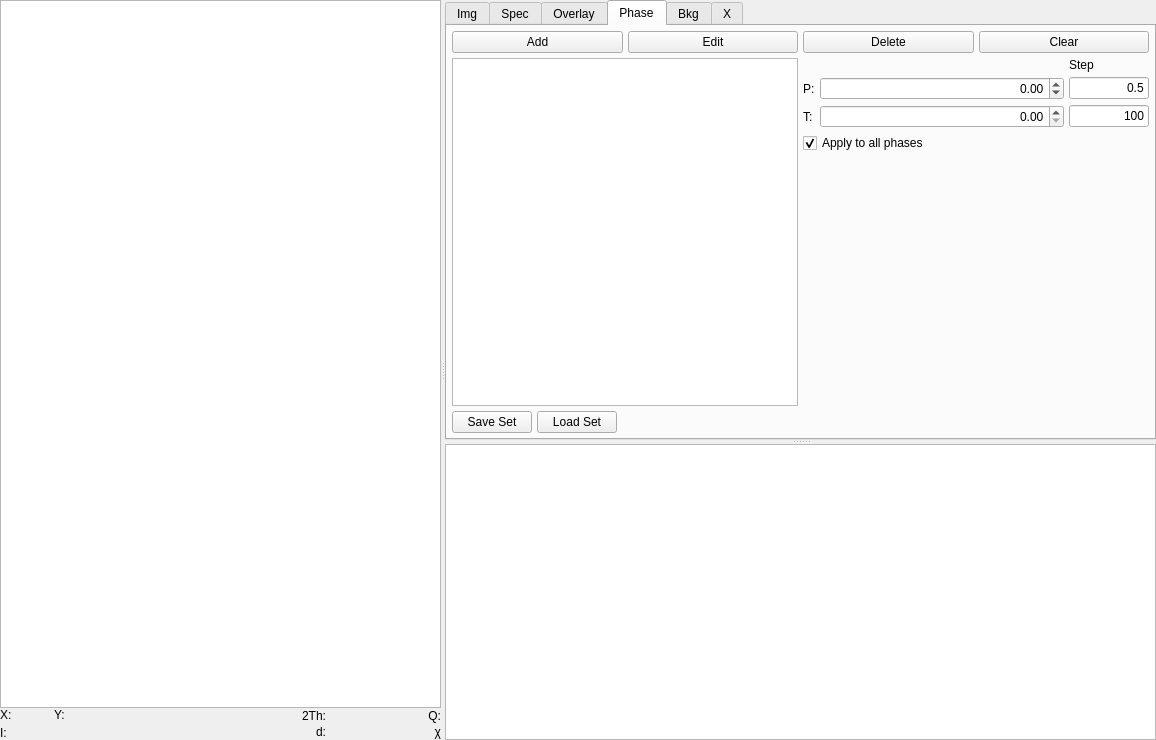
<?xml version="1.0" encoding="UTF-8"?>
<ui version="4.0">
 <class>xrs_integration_widget</class>
 <widget class="QWidget" name="xrs_integration_widget">
  <property name="geometry">
   <rect>
    <x>0</x>
    <y>0</y>
    <width>1156</width>
    <height>740</height>
   </rect>
  </property>
  <property name="windowTitle">
   <string>Form</string>
  </property>
  <layout class="QVBoxLayout" name="verticalLayout_9">
   <property name="spacing">
    <number>0</number>
   </property>
   <property name="margin">
    <number>0</number>
   </property>
   <item>
    <widget class="QSplitter" name="horizontal_splitter">
     <property name="orientation">
      <enum>Qt::Horizontal</enum>
     </property>
     <widget class="QWidget" name="layoutWidget">
      <layout class="QVBoxLayout" name="verticalLayout_3">
       <property name="spacing">
        <number>0</number>
       </property>
       <item>
        <widget class="GraphicsLayoutWidget" name="img_pg_layout">
         <property name="sizePolicy">
          <sizepolicy hsizetype="Expanding" vsizetype="Expanding">
           <horstretch>0</horstretch>
           <verstretch>0</verstretch>
          </sizepolicy>
         </property>
         <property name="minimumSize">
          <size>
           <width>200</width>
           <height>0</height>
          </size>
         </property>
         <property name="baseSize">
          <size>
           <width>300</width>
           <height>0</height>
          </size>
         </property>
         <property name="frameShape">
          <enum>QFrame::StyledPanel</enum>
         </property>
        </widget>
       </item>
       <item>
        <layout class="QHBoxLayout" name="horizontalLayout_12">
         <property name="spacing">
          <number>0</number>
         </property>
         <item>
          <layout class="QVBoxLayout" name="verticalLayout_4">
           <property name="spacing">
            <number>4</number>
           </property>
           <item>
            <layout class="QHBoxLayout" name="horizontalLayout_13">
             <item>
              <widget class="QLabel" name="x_lbl">
               <property name="minimumSize">
                <size>
                 <width>50</width>
                 <height>0</height>
                </size>
               </property>
               <property name="text">
                <string>X:</string>
               </property>
              </widget>
             </item>
             <item>
              <widget class="QLabel" name="y_lbl">
               <property name="minimumSize">
                <size>
                 <width>50</width>
                 <height>0</height>
                </size>
               </property>
               <property name="text">
                <string>Y:</string>
               </property>
              </widget>
             </item>
            </layout>
           </item>
           <item>
            <widget class="QLabel" name="int_lbl">
             <property name="text">
              <string>I:</string>
             </property>
            </widget>
           </item>
          </layout>
         </item>
         <item>
          <spacer name="horizontalSpacer_3">
           <property name="orientation">
            <enum>Qt::Horizontal</enum>
           </property>
           <property name="sizeHint" stdset="0">
            <size>
             <width>40</width>
             <height>20</height>
            </size>
           </property>
          </spacer>
         </item>
         <item>
          <layout class="QGridLayout" name="gridLayout_6">
           <item row="0" column="0">
            <widget class="QLabel" name="two_theta_lbl">
             <property name="minimumSize">
              <size>
               <width>115</width>
               <height>0</height>
              </size>
             </property>
             <property name="maximumSize">
              <size>
               <width>115</width>
               <height>16777215</height>
              </size>
             </property>
             <property name="text">
              <string>2Th:</string>
             </property>
             <property name="textFormat">
              <enum>Qt::AutoText</enum>
             </property>
             <property name="alignment">
              <set>Qt::AlignRight|Qt::AlignTrailing|Qt::AlignVCenter</set>
             </property>
            </widget>
           </item>
           <item row="0" column="1">
            <widget class="QLabel" name="q_lbl">
             <property name="minimumSize">
              <size>
               <width>115</width>
               <height>0</height>
              </size>
             </property>
             <property name="maximumSize">
              <size>
               <width>115</width>
               <height>16777215</height>
              </size>
             </property>
             <property name="text">
              <string>Q:</string>
             </property>
             <property name="textFormat">
              <enum>Qt::AutoText</enum>
             </property>
             <property name="alignment">
              <set>Qt::AlignRight|Qt::AlignTrailing|Qt::AlignVCenter</set>
             </property>
            </widget>
           </item>
           <item row="1" column="0">
            <widget class="QLabel" name="d_lbl">
             <property name="minimumSize">
              <size>
               <width>115</width>
               <height>0</height>
              </size>
             </property>
             <property name="maximumSize">
              <size>
               <width>115</width>
               <height>16777215</height>
              </size>
             </property>
             <property name="text">
              <string>d:</string>
             </property>
             <property name="textFormat">
              <enum>Qt::AutoText</enum>
             </property>
             <property name="alignment">
              <set>Qt::AlignRight|Qt::AlignTrailing|Qt::AlignVCenter</set>
             </property>
            </widget>
           </item>
           <item row="1" column="1">
            <widget class="QLabel" name="azi_lbl">
             <property name="minimumSize">
              <size>
               <width>115</width>
               <height>0</height>
              </size>
             </property>
             <property name="maximumSize">
              <size>
               <width>115</width>
               <height>16777215</height>
              </size>
             </property>
             <property name="text">
              <string>χ</string>
             </property>
             <property name="textFormat">
              <enum>Qt::AutoText</enum>
             </property>
             <property name="alignment">
              <set>Qt::AlignRight|Qt::AlignTrailing|Qt::AlignVCenter</set>
             </property>
            </widget>
           </item>
          </layout>
         </item>
        </layout>
       </item>
      </layout>
     </widget>
     <widget class="QSplitter" name="vertical_splitter">
      <property name="orientation">
       <enum>Qt::Vertical</enum>
      </property>
      <widget class="QTabWidget" name="tabWidget">
       <property name="sizePolicy">
        <sizepolicy hsizetype="Expanding" vsizetype="Expanding">
         <horstretch>0</horstretch>
         <verstretch>0</verstretch>
        </sizepolicy>
       </property>
       <property name="currentIndex">
        <number>3</number>
       </property>
       <widget class="QWidget" name="image_tab">
        <attribute name="title">
         <string>Img</string>
        </attribute>
        <layout class="QVBoxLayout" name="verticalLayout">
         <property name="spacing">
          <number>5</number>
         </property>
         <property name="margin">
          <number>0</number>
         </property>
         <item>
          <layout class="QGridLayout" name="gridLayout_5">
           <item row="0" column="0">
            <layout class="QGridLayout" name="gridLayout_3">
             <item row="0" column="0">
              <layout class="QHBoxLayout" name="horizontalLayout_2">
               <property name="spacing">
                <number>5</number>
               </property>
               <item>
                <widget class="QPushButton" name="load_img_btn">
                 <property name="sizePolicy">
                  <sizepolicy hsizetype="Expanding" vsizetype="Fixed">
                   <horstretch>0</horstretch>
                   <verstretch>0</verstretch>
                  </sizepolicy>
                 </property>
                 <property name="minimumSize">
                  <size>
                   <width>179</width>
                   <height>0</height>
                  </size>
                 </property>
                 <property name="maximumSize">
                  <size>
                   <width>16777215</width>
                   <height>16777215</height>
                  </size>
                 </property>
                 <property name="text">
                  <string>Load</string>
                 </property>
                </widget>
               </item>
               <item>
                <widget class="QPushButton" name="prev_img_btn">
                 <property name="minimumSize">
                  <size>
                   <width>50</width>
                   <height>0</height>
                  </size>
                 </property>
                 <property name="maximumSize">
                  <size>
                   <width>50</width>
                   <height>16777215</height>
                  </size>
                 </property>
                 <property name="text">
                  <string>&lt;</string>
                 </property>
                </widget>
               </item>
               <item>
                <widget class="QPushButton" name="next_img_btn">
                 <property name="minimumSize">
                  <size>
                   <width>50</width>
                   <height>0</height>
                  </size>
                 </property>
                 <property name="maximumSize">
                  <size>
                   <width>50</width>
                   <height>16777215</height>
                  </size>
                 </property>
                 <property name="text">
                  <string>&gt;</string>
                 </property>
                </widget>
               </item>
               <item>
                <widget class="QPushButton" name="auto_img_btn">
                 <property name="text">
                  <string>&gt;&gt;</string>
                 </property>
                </widget>
               </item>
              </layout>
             </item>
             <item row="0" column="1" rowspan="2">
              <widget class="QGroupBox" name="groupBox">
               <property name="title">
                <string>Browse</string>
               </property>
               <layout class="QGridLayout" name="gridLayout_4">
                <property name="horizontalSpacing">
                 <number>5</number>
                </property>
                <property name="verticalSpacing">
                 <number>10</number>
                </property>
                <property name="margin">
                 <number>5</number>
                </property>
                <item row="0" column="0">
                 <widget class="QRadioButton" name="img_browse_by_name_rb">
                  <property name="text">
                   <string>By Name</string>
                  </property>
                  <property name="checked">
                   <bool>true</bool>
                  </property>
                 </widget>
                </item>
                <item row="0" column="1">
                 <widget class="QRadioButton" name="img_browse_by_time_rb">
                  <property name="text">
                   <string>By Time</string>
                  </property>
                 </widget>
                </item>
                <item row="1" column="0" colspan="2">
                 <widget class="QCheckBox" name="autoproces_cb">
                  <property name="text">
                   <string>autoprocess</string>
                  </property>
                 </widget>
                </item>
               </layout>
              </widget>
             </item>
             <item row="1" column="0">
              <widget class="QLabel" name="img_filename_lbl">
               <property name="text">
                <string>filename</string>
               </property>
              </widget>
             </item>
             <item row="2" column="0">
              <widget class="QGroupBox" name="groupBox">
               <property name="maximumSize">
                <size>
                 <width>16777215</width>
                 <height>16777215</height>
                </size>
               </property>
               <property name="title">
                <string>Mask</string>
               </property>
               <layout class="QHBoxLayout" name="horizontalLayout_14">
                <property name="spacing">
                 <number>5</number>
                </property>
                <property name="margin">
                 <number>5</number>
                </property>
                <item>
                 <widget class="QCheckBox" name="mask_use_cb">
                  <property name="text">
                   <string>Use</string>
                  </property>
                  <property name="checked">
                   <bool>true</bool>
                  </property>
                 </widget>
                </item>
                <item>
                 <widget class="QCheckBox" name="mask_transparent_cb">
                  <property name="text">
                   <string>Transparent</string>
                  </property>
                 </widget>
                </item>
               </layout>
              </widget>
             </item>
             <item row="2" column="1">
              <widget class="QGroupBox" name="groupBox_2">
               <property name="title">
                <string>Levels</string>
               </property>
               <layout class="QHBoxLayout" name="horizontalLayout_15">
                <property name="spacing">
                 <number>5</number>
                </property>
                <property name="margin">
                 <number>5</number>
                </property>
                <item>
                 <widget class="QRadioButton" name="img_levels_absolute_rb">
                  <property name="text">
                   <string>Absolute</string>
                  </property>
                  <property name="checked">
                   <bool>true</bool>
                  </property>
                 </widget>
                </item>
                <item>
                 <widget class="QRadioButton" name="img_levels_percentage_rb">
                  <property name="text">
                   <string>Percentage</string>
                  </property>
                 </widget>
                </item>
               </layout>
              </widget>
             </item>
            </layout>
           </item>
           <item row="0" column="1">
            <spacer name="horizontalSpacer_5">
             <property name="orientation">
              <enum>Qt::Horizontal</enum>
             </property>
             <property name="sizeType">
              <enum>QSizePolicy::MinimumExpanding</enum>
             </property>
             <property name="sizeHint" stdset="0">
              <size>
               <width>40</width>
               <height>20</height>
              </size>
             </property>
            </spacer>
           </item>
          </layout>
         </item>
         <item>
          <layout class="QHBoxLayout" name="horizontalLayout_19">
           <item>
            <widget class="QGroupBox" name="groupBox_3">
             <property name="title">
              <string>Show</string>
             </property>
             <layout class="QHBoxLayout" name="horizontalLayout_18">
              <property name="spacing">
               <number>5</number>
              </property>
              <property name="margin">
               <number>5</number>
              </property>
              <item>
               <widget class="QRadioButton" name="image_rb">
                <property name="text">
                 <string>Image</string>
                </property>
                <property name="checked">
                 <bool>true</bool>
                </property>
               </widget>
              </item>
              <item>
               <widget class="QRadioButton" name="cake_rb">
                <property name="text">
                 <string>Cake</string>
                </property>
               </widget>
              </item>
             </layout>
            </widget>
           </item>
           <item>
            <spacer name="horizontalSpacer_7">
             <property name="orientation">
              <enum>Qt::Horizontal</enum>
             </property>
             <property name="sizeHint" stdset="0">
              <size>
               <width>40</width>
               <height>20</height>
              </size>
             </property>
            </spacer>
           </item>
           <item>
            <widget class="QLabel" name="label_10">
             <property name="text">
              <string>Calibration:</string>
             </property>
            </widget>
           </item>
           <item>
            <widget class="QLabel" name="calibration_lbl">
             <property name="text">
              <string>None</string>
             </property>
            </widget>
           </item>
          </layout>
         </item>
         <item>
          <spacer name="verticalSpacer_3">
           <property name="orientation">
            <enum>Qt::Vertical</enum>
           </property>
           <property name="sizeHint" stdset="0">
            <size>
             <width>20</width>
             <height>55</height>
            </size>
           </property>
          </spacer>
         </item>
        </layout>
       </widget>
       <widget class="QWidget" name="spectra_tab">
        <attribute name="title">
         <string>Spec</string>
        </attribute>
        <layout class="QVBoxLayout" name="verticalLayout_2">
         <property name="spacing">
          <number>5</number>
         </property>
         <property name="margin">
          <number>0</number>
         </property>
         <item>
          <layout class="QHBoxLayout" name="horizontalLayout_4">
           <item>
            <widget class="QPushButton" name="spec_load_btn">
             <property name="minimumSize">
              <size>
               <width>75</width>
               <height>0</height>
              </size>
             </property>
             <property name="maximumSize">
              <size>
               <width>75</width>
               <height>16777215</height>
              </size>
             </property>
             <property name="text">
              <string>Load</string>
             </property>
            </widget>
           </item>
           <item>
            <widget class="QPushButton" name="spec_previous_btn">
             <property name="minimumSize">
              <size>
               <width>10</width>
               <height>0</height>
              </size>
             </property>
             <property name="maximumSize">
              <size>
               <width>50</width>
               <height>16777215</height>
              </size>
             </property>
             <property name="text">
              <string>&lt;</string>
             </property>
            </widget>
           </item>
           <item>
            <widget class="QPushButton" name="spec_next_btn">
             <property name="maximumSize">
              <size>
               <width>50</width>
               <height>16777215</height>
              </size>
             </property>
             <property name="text">
              <string>&gt;</string>
             </property>
            </widget>
           </item>
           <item>
            <widget class="QLabel" name="spec_filename_lbl">
             <property name="text">
              <string>filename</string>
             </property>
            </widget>
           </item>
          </layout>
         </item>
         <item>
          <layout class="QHBoxLayout" name="horizontalLayout">
           <item>
            <widget class="QLabel" name="filename_lbl_2">
             <property name="text">
              <string>Directory:</string>
             </property>
            </widget>
           </item>
           <item>
            <widget class="QLineEdit" name="spec_directory_txt"/>
           </item>
           <item>
            <widget class="QPushButton" name="spec_directory_btn">
             <property name="text">
              <string>...</string>
             </property>
            </widget>
           </item>
          </layout>
         </item>
         <item>
          <layout class="QHBoxLayout" name="horizontalLayout_11">
           <item>
            <widget class="QCheckBox" name="spec_autocreate_cb">
             <property name="text">
              <string>autocreate</string>
             </property>
             <property name="checked">
              <bool>false</bool>
             </property>
            </widget>
           </item>
           <item>
            <spacer name="horizontalSpacer_4">
             <property name="orientation">
              <enum>Qt::Horizontal</enum>
             </property>
             <property name="sizeHint" stdset="0">
              <size>
               <width>28</width>
               <height>20</height>
              </size>
             </property>
            </spacer>
           </item>
           <item>
            <widget class="QLabel" name="label_7">
             <property name="text">
              <string>Browse</string>
             </property>
            </widget>
           </item>
           <item>
            <widget class="QRadioButton" name="spec_browse_by_name_rb">
             <property name="text">
              <string>By Name</string>
             </property>
             <property name="checked">
              <bool>true</bool>
             </property>
            </widget>
           </item>
           <item>
            <widget class="QRadioButton" name="spec_browse_by_time_rb">
             <property name="text">
              <string>By Time</string>
             </property>
            </widget>
           </item>
          </layout>
         </item>
         <item>
          <widget class="QWidget" name="widget" native="true">
           <layout class="QHBoxLayout" name="horizontalLayout_10">
            <property name="margin">
             <number>0</number>
            </property>
            <item>
             <widget class="QLabel" name="label_8">
              <property name="minimumSize">
               <size>
                <width>35</width>
                <height>0</height>
               </size>
              </property>
              <property name="text">
               <string>Unit:</string>
              </property>
             </widget>
            </item>
            <item>
             <widget class="QRadioButton" name="spec_unit_tth_rb">
              <property name="text">
               <string> 2 Theta</string>
              </property>
              <property name="checked">
               <bool>true</bool>
              </property>
             </widget>
            </item>
            <item>
             <widget class="QRadioButton" name="spec_unit_q_rb">
              <property name="text">
               <string/>
              </property>
             </widget>
            </item>
            <item>
             <widget class="QLabel" name="label_9">
              <property name="text">
               <string>&lt;html&gt;&lt;head/&gt;&lt;body&gt;&lt;p&gt;Q (A&lt;span style=&quot; vertical-align:super;&quot;&gt;-1&lt;/span&gt;)&lt;/p&gt;&lt;/body&gt;&lt;/html&gt;</string>
              </property>
             </widget>
            </item>
            <item>
             <spacer name="horizontalSpacer_6">
              <property name="orientation">
               <enum>Qt::Horizontal</enum>
              </property>
              <property name="sizeHint" stdset="0">
               <size>
                <width>40</width>
                <height>20</height>
               </size>
              </property>
             </spacer>
            </item>
            <item>
             <widget class="QPushButton" name="set_as_overlay_btn">
              <property name="text">
               <string>Set As Overlay</string>
              </property>
             </widget>
            </item>
           </layout>
          </widget>
         </item>
         <item>
          <spacer name="verticalSpacer_4">
           <property name="orientation">
            <enum>Qt::Vertical</enum>
           </property>
           <property name="sizeHint" stdset="0">
            <size>
             <width>20</width>
             <height>136</height>
            </size>
           </property>
          </spacer>
         </item>
        </layout>
       </widget>
       <widget class="QWidget" name="overlay_tab">
        <attribute name="title">
         <string>Overlay</string>
        </attribute>
        <layout class="QVBoxLayout" name="verticalLayout_6">
         <property name="spacing">
          <number>5</number>
         </property>
         <property name="margin">
          <number>5</number>
         </property>
         <item>
          <layout class="QHBoxLayout" name="horizontalLayout_3">
           <item>
            <widget class="QPushButton" name="overlay_add_btn">
             <property name="text">
              <string>Add</string>
             </property>
            </widget>
           </item>
           <item>
            <widget class="QPushButton" name="overlay_del_btn">
             <property name="text">
              <string>Delete</string>
             </property>
            </widget>
           </item>
           <item>
            <widget class="QPushButton" name="overlay_clear_btn">
             <property name="text">
              <string>Clear </string>
             </property>
            </widget>
           </item>
          </layout>
         </item>
         <item>
          <layout class="QHBoxLayout" name="horizontalLayout_6">
           <item>
            <widget class="QListWidget" name="overlay_lw"/>
           </item>
           <item>
            <layout class="QVBoxLayout" name="verticalLayout_5">
             <item>
              <layout class="QGridLayout" name="gridLayout">
               <property name="spacing">
                <number>8</number>
               </property>
               <item row="1" column="0">
                <widget class="QLabel" name="label_3">
                 <property name="text">
                  <string>Scale:</string>
                 </property>
                </widget>
               </item>
               <item row="1" column="1">
                <widget class="QDoubleSpinBox" name="overlay_scale_sb">
                 <property name="minimumSize">
                  <size>
                   <width>90</width>
                   <height>0</height>
                  </size>
                 </property>
                 <property name="alignment">
                  <set>Qt::AlignRight|Qt::AlignTrailing|Qt::AlignVCenter</set>
                 </property>
                 <property name="decimals">
                  <number>4</number>
                 </property>
                 <property name="maximum">
                  <double>999999.000000000000000</double>
                 </property>
                 <property name="singleStep">
                  <double>0.010000000000000</double>
                 </property>
                </widget>
               </item>
               <item row="2" column="0">
                <widget class="QLabel" name="label_4">
                 <property name="text">
                  <string>Offset:</string>
                 </property>
                </widget>
               </item>
               <item row="2" column="1">
                <widget class="QDoubleSpinBox" name="overlay_offset_sb">
                 <property name="alignment">
                  <set>Qt::AlignRight|Qt::AlignTrailing|Qt::AlignVCenter</set>
                 </property>
                 <property name="decimals">
                  <number>3</number>
                 </property>
                 <property name="minimum">
                  <double>-999999999.000000000000000</double>
                 </property>
                 <property name="maximum">
                  <double>999999999.000000000000000</double>
                 </property>
                 <property name="singleStep">
                  <double>100.000000000000000</double>
                 </property>
                 <property name="value">
                  <double>0.000000000000000</double>
                 </property>
                </widget>
               </item>
               <item row="3" column="0" colspan="3">
                <widget class="QCheckBox" name="overlay_show_cb">
                 <property name="text">
                  <string>Show</string>
                 </property>
                 <property name="checked">
                  <bool>true</bool>
                 </property>
                </widget>
               </item>
               <item row="1" column="2">
                <widget class="QLineEdit" name="overlay_scale_step_txt">
                 <property name="maximumSize">
                  <size>
                   <width>80</width>
                   <height>16777215</height>
                  </size>
                 </property>
                 <property name="text">
                  <string>0.01</string>
                 </property>
                 <property name="alignment">
                  <set>Qt::AlignRight|Qt::AlignTrailing|Qt::AlignVCenter</set>
                 </property>
                </widget>
               </item>
               <item row="2" column="2">
                <widget class="QLineEdit" name="overlay_offset_step_txt">
                 <property name="maximumSize">
                  <size>
                   <width>80</width>
                   <height>16777215</height>
                  </size>
                 </property>
                 <property name="text">
                  <string>100</string>
                 </property>
                 <property name="alignment">
                  <set>Qt::AlignRight|Qt::AlignTrailing|Qt::AlignVCenter</set>
                 </property>
                </widget>
               </item>
               <item row="0" column="2">
                <widget class="QLabel" name="label_5">
                 <property name="text">
                  <string>Step</string>
                 </property>
                </widget>
               </item>
              </layout>
             </item>
             <item>
              <spacer name="verticalSpacer">
               <property name="orientation">
                <enum>Qt::Vertical</enum>
               </property>
               <property name="sizeHint" stdset="0">
                <size>
                 <width>20</width>
                 <height>40</height>
                </size>
               </property>
              </spacer>
             </item>
            </layout>
           </item>
          </layout>
         </item>
         <item>
          <layout class="QHBoxLayout" name="horizontalLayout_5">
           <item>
            <widget class="QPushButton" name="overlay_save_set_btn">
             <property name="text">
              <string>Save Set</string>
             </property>
            </widget>
           </item>
           <item>
            <widget class="QPushButton" name="overlay_load_set_btn">
             <property name="text">
              <string>Load Set</string>
             </property>
            </widget>
           </item>
           <item>
            <spacer name="horizontalSpacer">
             <property name="orientation">
              <enum>Qt::Horizontal</enum>
             </property>
             <property name="sizeHint" stdset="0">
              <size>
               <width>40</width>
               <height>20</height>
              </size>
             </property>
            </spacer>
           </item>
           <item>
            <widget class="QPushButton" name="overlay_set_as_bkg_btn">
             <property name="text">
              <string>Set as Background</string>
             </property>
             <property name="checkable">
              <bool>true</bool>
             </property>
            </widget>
           </item>
          </layout>
         </item>
        </layout>
       </widget>
       <widget class="QWidget" name="phase_tab">
        <attribute name="title">
         <string>Phase</string>
        </attribute>
        <layout class="QVBoxLayout" name="verticalLayout_8">
         <property name="spacing">
          <number>5</number>
         </property>
         <property name="margin">
          <number>5</number>
         </property>
         <item>
          <layout class="QHBoxLayout" name="horizontalLayout_7">
           <property name="spacing">
            <number>5</number>
           </property>
           <item>
            <widget class="QPushButton" name="phase_add_btn">
             <property name="text">
              <string>Add</string>
             </property>
            </widget>
           </item>
           <item>
            <widget class="QPushButton" name="phase_edit_btn">
             <property name="text">
              <string>Edit</string>
             </property>
            </widget>
           </item>
           <item>
            <widget class="QPushButton" name="phase_del_btn">
             <property name="text">
              <string>Delete</string>
             </property>
            </widget>
           </item>
           <item>
            <widget class="QPushButton" name="phase_clear_btn">
             <property name="text">
              <string>Clear</string>
             </property>
            </widget>
           </item>
          </layout>
         </item>
         <item>
          <layout class="QHBoxLayout" name="horizontalLayout_9">
           <property name="spacing">
            <number>5</number>
           </property>
           <item>
            <widget class="QListWidget" name="phase_lw"/>
           </item>
           <item>
            <layout class="QVBoxLayout" name="verticalLayout_7">
             <item>
              <layout class="QGridLayout" name="gridLayout_2">
               <property name="spacing">
                <number>5</number>
               </property>
               <item row="0" column="2">
                <widget class="QLabel" name="label_6">
                 <property name="text">
                  <string>Step</string>
                 </property>
                </widget>
               </item>
               <item row="1" column="0">
                <widget class="QLabel" name="label">
                 <property name="text">
                  <string>P:</string>
                 </property>
                </widget>
               </item>
               <item row="1" column="1">
                <widget class="QDoubleSpinBox" name="phase_pressure_sb">
                 <property name="sizePolicy">
                  <sizepolicy hsizetype="Expanding" vsizetype="Fixed">
                   <horstretch>0</horstretch>
                   <verstretch>0</verstretch>
                  </sizepolicy>
                 </property>
                 <property name="minimumSize">
                  <size>
                   <width>110</width>
                   <height>0</height>
                  </size>
                 </property>
                 <property name="sizeIncrement">
                  <size>
                   <width>2</width>
                   <height>0</height>
                  </size>
                 </property>
                 <property name="alignment">
                  <set>Qt::AlignRight|Qt::AlignTrailing|Qt::AlignVCenter</set>
                 </property>
                 <property name="minimum">
                  <double>-999999999.000000000000000</double>
                 </property>
                 <property name="maximum">
                  <double>999999999.000000000000000</double>
                 </property>
                 <property name="singleStep">
                  <double>0.500000000000000</double>
                 </property>
                </widget>
               </item>
               <item row="1" column="2">
                <widget class="QLineEdit" name="phase_pressure_step_txt">
                 <property name="sizePolicy">
                  <sizepolicy hsizetype="MinimumExpanding" vsizetype="Fixed">
                   <horstretch>0</horstretch>
                   <verstretch>0</verstretch>
                  </sizepolicy>
                 </property>
                 <property name="maximumSize">
                  <size>
                   <width>80</width>
                   <height>16777215</height>
                  </size>
                 </property>
                 <property name="text">
                  <string>0.5</string>
                 </property>
                 <property name="alignment">
                  <set>Qt::AlignRight|Qt::AlignTrailing|Qt::AlignVCenter</set>
                 </property>
                </widget>
               </item>
               <item row="2" column="0">
                <widget class="QLabel" name="label_2">
                 <property name="text">
                  <string>T:</string>
                 </property>
                </widget>
               </item>
               <item row="2" column="1">
                <widget class="QDoubleSpinBox" name="phase_temperature_sb">
                 <property name="alignment">
                  <set>Qt::AlignRight|Qt::AlignTrailing|Qt::AlignVCenter</set>
                 </property>
                 <property name="maximum">
                  <double>999999999.000000000000000</double>
                 </property>
                 <property name="singleStep">
                  <double>100.000000000000000</double>
                 </property>
                </widget>
               </item>
               <item row="2" column="2">
                <widget class="QLineEdit" name="phase_temperature_step_txt">
                 <property name="sizePolicy">
                  <sizepolicy hsizetype="MinimumExpanding" vsizetype="Fixed">
                   <horstretch>0</horstretch>
                   <verstretch>0</verstretch>
                  </sizepolicy>
                 </property>
                 <property name="maximumSize">
                  <size>
                   <width>80</width>
                   <height>16777215</height>
                  </size>
                 </property>
                 <property name="text">
                  <string>100</string>
                 </property>
                 <property name="alignment">
                  <set>Qt::AlignRight|Qt::AlignTrailing|Qt::AlignVCenter</set>
                 </property>
                </widget>
               </item>
               <item row="3" column="0" colspan="3">
                <widget class="QCheckBox" name="phase_apply_to_all_cb">
                 <property name="text">
                  <string>Apply to all phases</string>
                 </property>
                 <property name="checked">
                  <bool>true</bool>
                 </property>
                </widget>
               </item>
              </layout>
             </item>
             <item>
              <spacer name="verticalSpacer_2">
               <property name="orientation">
                <enum>Qt::Vertical</enum>
               </property>
               <property name="sizeHint" stdset="0">
                <size>
                 <width>20</width>
                 <height>18</height>
                </size>
               </property>
              </spacer>
             </item>
            </layout>
           </item>
          </layout>
         </item>
         <item>
          <layout class="QHBoxLayout" name="horizontalLayout_8">
           <property name="spacing">
            <number>5</number>
           </property>
           <item>
            <widget class="QPushButton" name="phase_save_set_btn">
             <property name="text">
              <string>Save Set</string>
             </property>
            </widget>
           </item>
           <item>
            <widget class="QPushButton" name="phase_load_set_btn">
             <property name="text">
              <string>Load Set</string>
             </property>
            </widget>
           </item>
           <item>
            <spacer name="horizontalSpacer_2">
             <property name="orientation">
              <enum>Qt::Horizontal</enum>
             </property>
             <property name="sizeHint" stdset="0">
              <size>
               <width>40</width>
               <height>20</height>
              </size>
             </property>
            </spacer>
           </item>
          </layout>
         </item>
        </layout>
       </widget>
       <widget class="QWidget" name="tab_5">
        <attribute name="title">
         <string>Bkg</string>
        </attribute>
       </widget>
       <widget class="QWidget" name="special_tab">
        <attribute name="title">
         <string>X</string>
        </attribute>
       </widget>
      </widget>
      <widget class="GraphicsLayoutWidget" name="spectrum_pg_layout">
       <property name="sizeIncrement">
        <size>
         <width>1</width>
         <height>2</height>
        </size>
       </property>
       <property name="baseSize">
        <size>
         <width>300</width>
         <height>300</height>
        </size>
       </property>
       <property name="frameShape">
        <enum>QFrame::StyledPanel</enum>
       </property>
       <property name="frameShadow">
        <enum>QFrame::Sunken</enum>
       </property>
      </widget>
     </widget>
    </widget>
   </item>
  </layout>
 </widget>
 <customwidgets>
  <customwidget>
   <class>GraphicsLayoutWidget</class>
   <extends>QGraphicsView</extends>
   <header>pyqtgraph</header>
  </customwidget>
 </customwidgets>
 <resources/>
 <connections/>
</ui>
